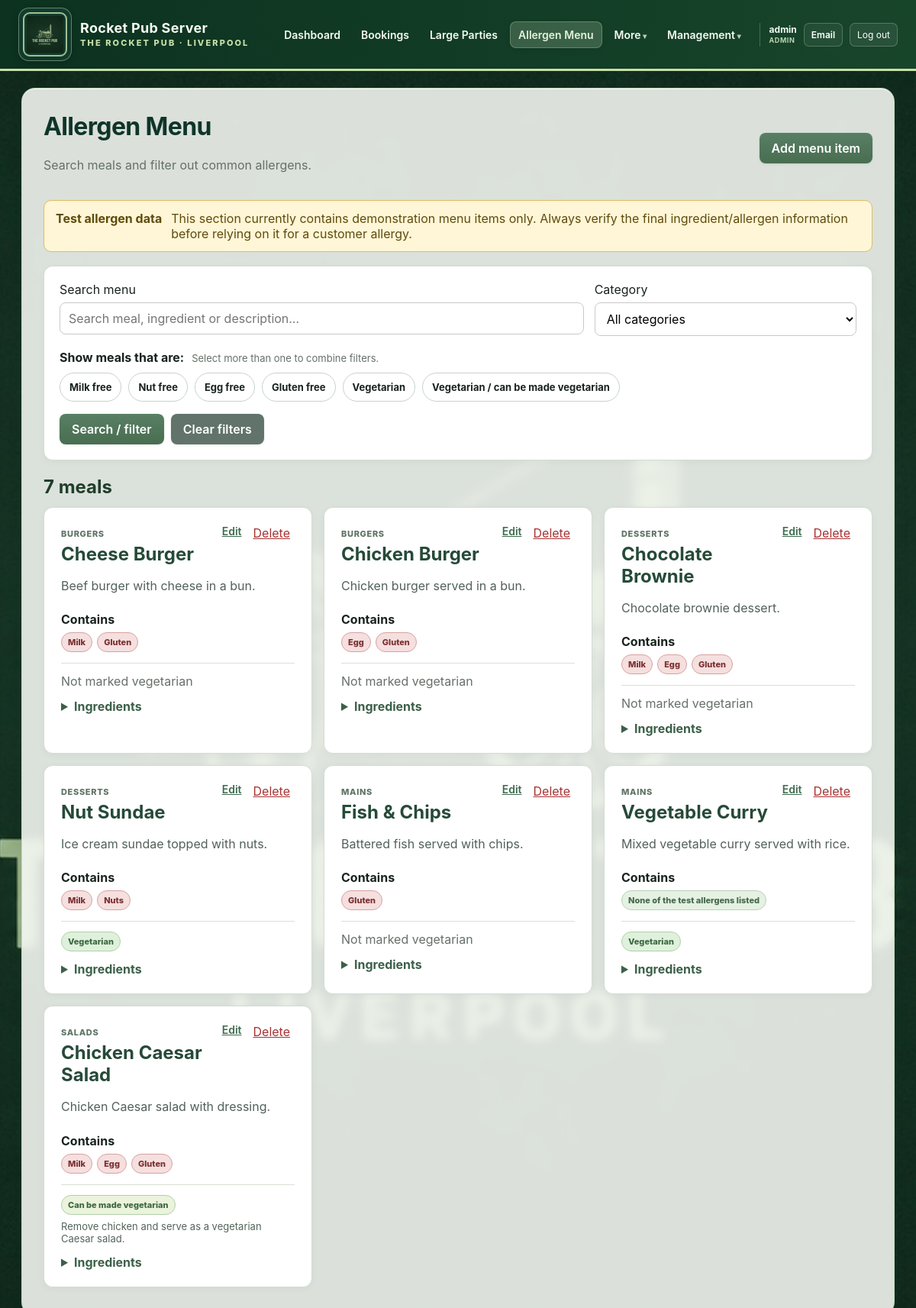
The app's page /allergens (signed in) with its own data.
### app/models.py (models this page shows, shortened)
class AppUser(db.Model):
    id = db.Column(db.Integer, primary_key=True)
    username = db.Column(
        db.String(80),
        nullable=False,
        unique=True,
        index=True,
    )
    password_hash = db.Column(db.String(255), nullable=False)
    role = db.Column(
        db.String(20),
        nullable=False,
        default="staff",
        index=True,
    )
    must_change_password = db.Column(
        db.Boolean,
        nullable=False,
        default=True,
    )
    email = db.Column(db.String(255), unique=True, index=True)
    pending_email = db.Column(db.String(255))
    email_verified = db.Column(db.Boolean, nullable=False, default=False)
    email_verification_code_hash = db.Column(db.String(255))
    email_verification_expires_at = db.Column(db.DateTime)
    password_reset_code_hash = db.Column(db.String(255))
    password_reset_expires_at = db.Column(db.DateTime)
    active = db.Column(db.Boolean, nullable=False, default=True)
    created_at = db.Column(db.DateTime, default=datetime.utcnow)
    last_login_at = db.Column(db.DateTime)
    @property
    def is_manager(self):
        return self.role in {"manager", "admin"}

class AllergenMenuItem(db.Model):
    id = db.Column(db.Integer, primary_key=True)
    name = db.Column(db.String(160), nullable=False, unique=True, index=True)
    category = db.Column(db.String(80), nullable=False, default="Main")
    description = db.Column(db.String(300))
    ingredients = db.Column(db.Text)
    contains_milk = db.Column(db.Boolean, nullable=False, default=False)
    contains_nuts = db.Column(db.Boolean, nullable=False, default=False)
    contains_egg = db.Column(db.Boolean, nullable=False, default=False)
    contains_gluten = db.Column(db.Boolean, nullable=False, default=False)
    vegetarian = db.Column(db.Boolean, nullable=False, default=False)
    can_make_vegetarian = db.Column(db.Boolean, nullable=False, default=False)
    vegetarian_changes = db.Column(db.String(300))
    active = db.Column(db.Boolean, nullable=False, default=True)
    created_at = db.Column(db.DateTime, default=datetime.utcnow)
    updated_at = db.Column(
        db.DateTime,
        default=datetime.utcnow,
        onupdate=datetime.utcnow,
    )
    @property
    def allergen_names(self):
        names = []
        if self.contains_milk:
            names.append("Milk")
        if self.contains_nuts:
            names.append("Nuts")
        if self.contains_egg:
            names.append("Egg")
        if self.contains_gluten:
            names.append("Gluten")
        return names

### app/routes.py (the view, shortened to what this page needs)
@main.route("/allergens")
def allergen_menu():
    search = request.args.get("q", "").strip()
    category = request.args.get("category", "").strip()
    milk_free = request.args.get("milk_free") == "1"
    nut_free = request.args.get("nut_free") == "1"
    egg_free = request.args.get("egg_free") == "1"
    gluten_free = request.args.get("gluten_free") == "1"
    vegetarian = request.args.get("vegetarian") == "1"
    can_make_vegetarian = request.args.get("can_make_vegetarian") == "1"
    stmt = db.select(AllergenMenuItem).where(
        AllergenMenuItem.active.is_(True)
    )
    if category:
        stmt = stmt.where(AllergenMenuItem.category == category)
    if milk_free:
        stmt = stmt.where(AllergenMenuItem.contains_milk.is_(False))
    if nut_free:
        stmt = stmt.where(AllergenMenuItem.contains_nuts.is_(False))
    if egg_free:
        stmt = stmt.where(AllergenMenuItem.contains_egg.is_(False))
    if gluten_free:
        stmt = stmt.where(AllergenMenuItem.contains_gluten.is_(False))
    if vegetarian:
        stmt = stmt.where(AllergenMenuItem.vegetarian.is_(True))
    items = db.session.scalars(
        stmt.order_by(
            AllergenMenuItem.category,
            AllergenMenuItem.name,
        )
    ).all()
    categories = db.session.scalars(
        db.select(AllergenMenuItem.category)
        .where(AllergenMenuItem.active.is_(True))
        .distinct()
        .order_by(AllergenMenuItem.category)
    ).all()
    return render_template(
        "allergen_menu.html",
        items=items,
        categories=categories,
        search=search,
        selected_category=category,
        filters={
            "milk_free": milk_free,
            "nut_free": nut_free,
            "egg_free": egg_free,
            "gluten_free": gluten_free,
            "vegetarian": vegetarian,
            "can_make_vegetarian": can_make_vegetarian,
        },
    )

### app/routes.py (called while the page is built)
def current_user():
    return getattr(g, "current_user", None)

@main.app_context_processor
def inject_current_user():
    return {
        "current_user": current_user(),
    }

### app/templates/allergen_menu.html (shortened to what this page needs)
{% extends "base.html" %}
{% block content %}
<div class="page-heading allergen-page-heading">
    <div>
        <h1>Allergen Menu</h1>
        <p>
            Search meals and filter out common allergens.
        </p>
    </div>
    {% if current_user.is_manager %}
        <a class="button" href="{{ url_for('main.allergen_new') }}">
            Add menu item
        </a>
    {% endif %}
</div>
<div class="allergen-warning">
    <strong>Test allergen data</strong>
    <span>
        This section currently contains demonstration menu items only.
        Always verify the final ingredient/allergen information before relying
        on it for a customer allergy.
    </span>
</div>
<form method="get" class="card allergen-search-panel">
    <div class="allergen-search-top">
        <label class="allergen-search-box">
            Search menu
            <input type="search"
                   name="q"
                   value="{{ search }}"
                   placeholder="Search meal, ingredient or description…">
        </label>
        <label>
            Category
            <select name="category">
                <option value="">All categories</option>
            </select>
        </label>
    </div>
    <div class="allergen-filter-heading">
        <strong>Show meals that are:</strong>
        <span class="field-note">Select more than one to combine filters.</span>
    </div>
    <div class="allergen-filter-grid">
        <label class="filter-toggle">
            <span>Milk free</span>
        </label>
        <label class="filter-toggle">
            <span>Nut free</span>
        </label>
        <label class="filter-toggle">
            <span>Egg free</span>
        </label>
        <label class="filter-toggle">
            <span>Gluten free</span>
        </label>
        <label class="filter-toggle vegetarian-toggle">
            <span>Vegetarian</span>
        </label>
        <label class="filter-toggle vegetarian-toggle">
            <span>Vegetarian / can be made vegetarian</span>
        </label>
    </div>
    <div class="allergen-search-actions">
        <button class="button" type="submit">Search / filter</button>
        <a class="button secondary"
           href="{{ url_for('main.allergen_menu') }}">
            Clear filters
        </a>
    </div>
</form>
<div class="allergen-results-heading">
    <h2>{{ items|length }} meal{% if items|length != 1 %}s{% endif %}</h2>
</div>
{% if items %}
    <div class="allergen-menu-grid">
        {% for item in items %}
            <article class="card allergen-item-card">
                <div class="allergen-item-top">
                    <div>
                        <span class="allergen-category">{{ item.category }}</span>
                        <h2>{{ item.name }}</h2>
                    </div>
                    {% if current_user.is_manager %}
                        <div class="allergen-admin-actions">
                            <a class="small-link"
                               href="{{ url_for('main.allergen_edit', item_id=item.id) }}">
                                Edit
                            </a>
                            <form method="post"
                                  action="{{ url_for('main.allergen_delete', item_id=item.id) }}"
                                  onsubmit="return confirm('Delete {{ item.name }}?');">
                                <button class="link-button danger" type="submit">
                                    Delete
                                </button>
                            </form>
                        </div>
                    {% endif %}
                </div>
                {% if item.description %}
                    <p class="allergen-description">{{ item.description }}</p>
                {% endif %}
                <div class="allergen-status-block">
                    <strong>Contains</strong>
                    <div class="allergen-badges">
                        {% if item.contains_milk %}
                            <span class="allergen-badge contains">Milk</span>
                        {% endif %}
                        {% if item.contains_nuts %}
                            <span class="allergen-badge contains">Nuts</span>
                        {% endif %}
                        {% if item.contains_egg %}
                            <span class="allergen-badge contains">Egg</span>
                        {% endif %}
                        {% if item.contains_gluten %}
                            <span class="allergen-badge contains">Gluten</span>
                        {% endif %}
                        {% if not item.allergen_names %}
                            <span class="allergen-badge none-listed">
                                None of the test allergens listed
                            </span>
                        {% endif %}
                    </div>
                </div>
                <div class="vegetarian-status">
                    {% if item.vegetarian %}
                        <span class="veg-pill">Vegetarian</span>
                    {% elif item.can_make_vegetarian %}
                        <span class="veg-pill adaptable">
                            Can be made vegetarian
                        </span>
                        {% if item.vegetarian_changes %}
                            <p>{{ item.vegetarian_changes }}</p>
                        {% endif %}
                    {% else %}
                        <span class="muted">Not marked vegetarian</span>
                    {% endif %}
                </div>
                {% if item.ingredients %}
                    <details class="ingredient-details">
                        <summary>Ingredients</summary>
                    </details>
                {% endif %}
            </article>
        {% endfor %}
    </div>
{% endif %}
{% endblock %}

### app/templates/base.html (shortened to what this page needs)
<!doctype html>
<html lang="en">
<head>
    <link rel="stylesheet"
          href="{{ url_for('static', filename='css/style.css') }}">
</head>
<body>
<header class="topbar">
    <a class="brand"
       href="{{ url_for('main.dashboard') }}"
       aria-label="Rocket Pub Server dashboard">
        <span class="brand-logo-frame">
            <img src="{{ url_for('static', filename='images/rocket-pub-header-logo.png') }}"
                 alt="The Rocket Pub Liverpool logo">
        </span>
        <span class="brand-copy">
            <strong>Rocket Pub Server</strong>
            <small>The Rocket Pub · Liverpool</small>
        </span>
    </a>
    {% if current_user %}
    <nav class="main-nav">
        <a class="{% if request.endpoint == 'main.dashboard' %}active{% endif %}"
           href="{{ url_for('main.dashboard') }}">Dashboard</a>
        <a class="{% if request.endpoint in ['main.bookings', 'main.new_booking', 'main.edit_booking'] %}active{% endif %}"
           href="{{ url_for('main.bookings') }}">Bookings</a>
        <a class="{% if request.endpoint in ['main.large_parties', 'main.new_large_party', 'main.edit_large_party'] %}active{% endif %}"
           href="{{ url_for('main.large_parties') }}">Large Parties</a>
        <a class="{% if request.endpoint in ['main.allergen_menu', 'main.allergen_new', 'main.allergen_edit'] %}active{% endif %}"
           href="{{ url_for('main.allergen_menu') }}">Allergen Menu</a>
        <details class="nav-menu">
            <summary>More</summary>
        </details>
        {% if current_user.is_manager %}
            <details class="nav-menu management-menu">
                <summary>Management</summary>
            </details>
        {% endif %}
        <div class="account-menu">
            <span>
                {{ current_user.username }}
                <small>{{ current_user.role|title }}</small>
            </span>
            <a class="topbar-account-link"
               href="{{ url_for('main.email_setup') }}">
                Email
            </a>
            <form method="post" action="{{ url_for('main.logout') }}">
                <button type="submit" class="topbar-logout">Log out</button>
            </form>
        </div>
    </nav>
    {% endif %}
</header>
<main class="container">
    {% block content %}{% endblock %}
</main>
</body>
</html>

### records on screen
AppUser: username "admin", role "ADMIN"
AllergenMenuItem: category "BURGERS", name "Cheese Burger", description "Beef burger with cheese in a bun.", contains_milk "Milk", contains_gluten "Gluten", vegetarian "Not marked vegetarian"
AllergenMenuItem: category "BURGERS", name "Chicken Burger", description "Chicken burger served in a bun.", contains_egg "Egg", contains_gluten "Gluten", vegetarian "Not marked vegetarian"
AllergenMenuItem: category "DESSERTS", name "Chocolate Brownie", description "Chocolate brownie dessert.", contains_milk "Milk", contains_egg "Egg", contains_gluten "Gluten", vegetarian "Not marked vegetarian"
AllergenMenuItem: category "DESSERTS", name "Nut Sundae", description "Ice cream sundae topped with nuts.", contains_milk "Milk", contains_nuts "Nuts", vegetarian "Vegetarian"
AllergenMenuItem: category "MAINS", name "Fish & Chips", description "Battered fish served with chips.", contains_gluten "Gluten", vegetarian "Not marked vegetarian"
AllergenMenuItem: category "MAINS", name "Vegetable Curry", description "Mixed vegetable curry served with rice.", contains_milk "None of the test allergens listed", vegetarian "Vegetarian"
AllergenMenuItem: category "SALADS", name "Chicken Caesar Salad", description "Chicken Caesar salad with dressing.", contains_milk "Milk", contains_egg "Egg", contains_gluten "Gluten", vegetarian_changes "Remove chicken and serve as a vegetarian Caesar salad."

### other values on screen
{{ items|length }} "7"
